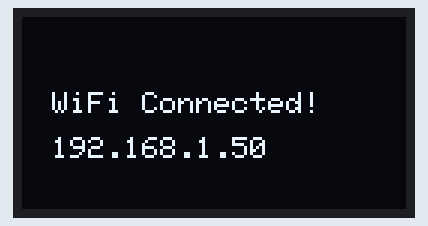
Simulated run of this sketch. Board: ESP32. Shown: 128×64 one-colour display. WiFi joins after 1.5 s; servers stay silent unless stated; what the sketch prints to the serial monitor is not drawn.

Above: at 1.6 s.

Measured:
- what the display in image 0 shows lasts 2.0 s, from 1.6 s to 3.6 s

The sketch:

ESP_hand.ino
```cpp
#include <WiFi.h>
#include <WiFiUdp.h>
#include <Wire.h>
#include <Adafruit_GFX.h>
#include <Adafruit_SSD1306.h>

// --- Wi-Fi Credentials ---
const char* ssid = "wifi_name";
const char* password = "wifi_-password";

// --- UDP Settings ---
WiFiUDP udp;
unsigned int localUdpPort = 5005;
char incomingPacket[255];

// --- OLED Display Settings ---
#define SCREEN_WIDTH 128 // OLED display width, in pixels
#define SCREEN_HEIGHT 64 // OLED display height, in pixels
#define OLED_RESET    -1 // Reset pin # (or -1 if sharing Arduino reset pin)
#define SCREEN_ADDRESS 0x3C // 0x3C is the standard I2C address for SSD1306

Adafruit_SSD1306 display(SCREEN_WIDTH, SCREEN_HEIGHT, &Wire, OLED_RESET);

void setup() {
  Serial.begin(115200);

  // 1. Initialize OLED Display
  if(!display.begin(SSD1306_SWITCHCAPVCC, SCREEN_ADDRESS)) {
    Serial.println(F("SSD1306 allocation failed"));
    for(;;); // Don't proceed, loop forever
  }

  // Show initial startup text
  display.clearDisplay();  //Wipes the previous number
  display.setTextSize(1);
  display.setTextColor(SSD1306_WHITE);
  display.setCursor(10, 25);  // Rough coordinates of the center
  display.println("Connecting WiFi...");
  display.display();

  // 2. Connect to Wi-Fi Hotspot
  WiFi.begin(ssid, password);
  Serial.print("Connecting to WiFi");
  while (WiFi.status() != WL_CONNECTED) {
    delay(500);
    Serial.print(".");
  }

  Serial.println();
  Serial.print("Connected! Your ESP32 IP Address is: ");
  Serial.println(WiFi.localIP()); // COPY THIS TO YOUR PYTHON SCRIPT

  // Update OLED to show successful connection
  display.clearDisplay();
  display.setCursor(10, 25);
  display.println("WiFi Connected!");
  display.setCursor(10, 40);
  display.println(WiFi.localIP());
  display.display();
  delay(2000);

  // 3. Start listening for UDP packets
  udp.begin(localUdpPort);

  // Clear screen ready for numbers
  display.clearDisplay();
  display.display();
}

void loop() {
  // Check if a packet has been received
  int packetSize = udp.parsePacket();

  if (packetSize) {
    // Read the incoming packet into our buffer
    int len = udp.read(incomingPacket, 255);
    if (len > 0) {
      incomingPacket[len] = 0; // Null-terminate the string
    }

    // Convert string to integer
    int fingerCount = atoi(incomingPacket);

    // Print to Serial for debugging
    Serial.print("Fingers Detected: ");
    Serial.println(fingerCount);

    // --- Update the OLED Display ---
    display.clearDisplay();
    display.setTextSize(7);            // Huge text size
    display.setTextColor(SSD1306_WHITE);
    display.setCursor(45, 10);         // Roughly center the number
    display.print(fingerCount);
    display.display();
  }
}
```
